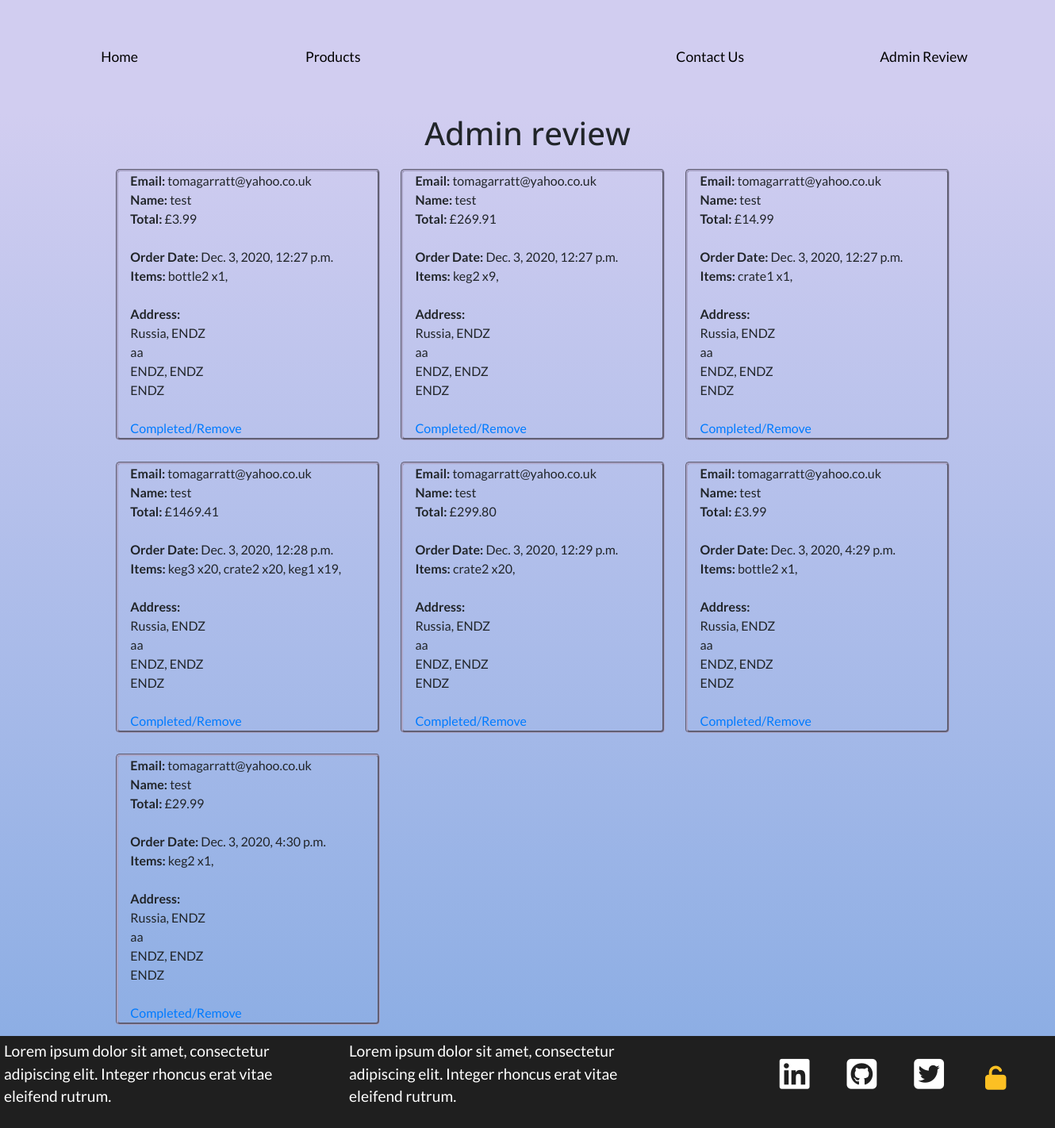
/admin_review (signed in), run on an earlier commit of the app's database.
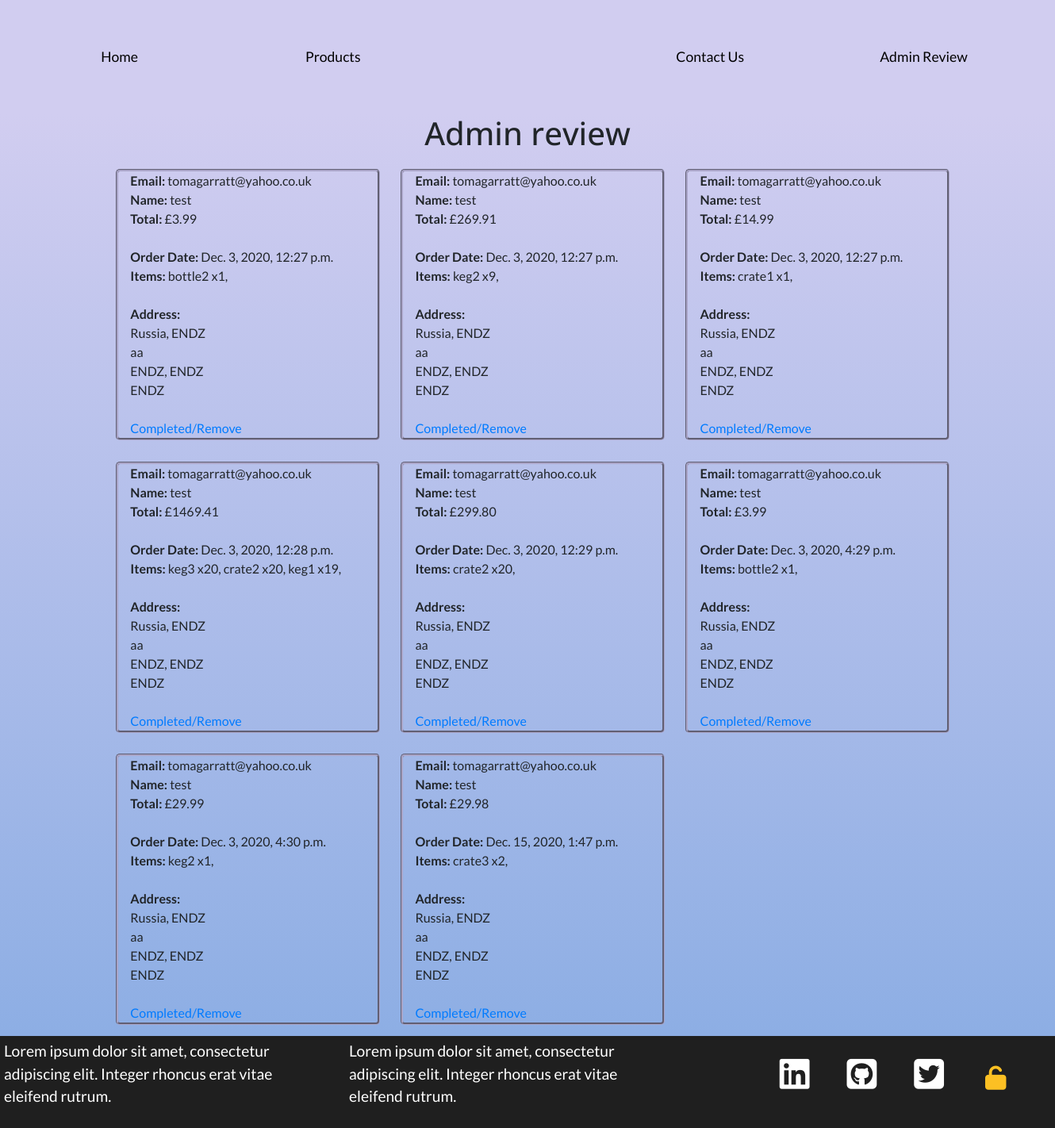
And on a later commit of the database.
### cart/models.py (models this page shows, shortened)
class CheckoutUserInfo(models.Model):
    user_email = models.EmailField(verbose_name='E-mail', max_length=30)
    user_name = models.CharField(verbose_name='Full name', max_length=60)
    user_country = models.CharField(verbose_name='Country', max_length=60)
    user_city = models.CharField(verbose_name='City', max_length=60)
    user_line1 = models.CharField(verbose_name='Address line 1', max_length=60)
    user_line2 = models.CharField(verbose_name='Address line 2', max_length=60)
    user_postcode = models.CharField(verbose_name='Postcode', max_length=60)
    user_countystate = models.CharField(verbose_name='County/State', max_length=60)
    user_price_total = models.DecimalField(max_digits=10, default=0, decimal_places=2)
    user_items = models.CharField(default="", max_length=1000)
    order_date = models.DateTimeField(
        blank=True, null=True, default=timezone.now)

### admin_review/views.py (the view)
# urls.py: path(r'admin_review', admin_review, name='admin_review'),
@staff_member_required(login_url='sign_in')
def admin_review(request):
    all_checkoutuserinfo = CheckoutUserInfo.objects.all()
    return render(request, "../templates/admin_review.html",
        {"all_checkoutuserinfo": all_checkoutuserinfo})

### templates/admin_review.html (shortened to what this page needs)
{%extends "base.html"%}
{%block heading%}
Admin review
{%endblock%}
{%block content%}
    <div class="order-list row">
        {%for all_checkoutuserinfo in all_checkoutuserinfo%}
            <div class="order col-lg-3 col-md-5 col-sm-10 col-10">
                <div>
                    <b>Email:  </b>{{all_checkoutuserinfo.user_email}}
                </div>
                <div>
                    <b>Name:  </b>{{all_checkoutuserinfo.user_name}}
                </div>
                <div>
                    <b>Total:  </b>£{{all_checkoutuserinfo.user_price_total}}
                </div>
                <br>
                <div>
                    <b>Order Date:  </b>{{all_checkoutuserinfo.order_date}}
                </div>
                <div>
                    <b>Items:  </b>{{all_checkoutuserinfo.user_items}}
                </div>
                <br>
                <div>
                    <div><b>Address: </b></div>
                    <div>{{all_checkoutuserinfo.user_country}}, {{all_checkoutuserinfo.user_city}}</div>
                    <div>{{all_checkoutuserinfo.user_countystate}}</div>
                    <div>{{all_checkoutuserinfo.user_line1}}, {{all_checkoutuserinfo.user_line2}}</div>
                    <div>{{all_checkoutuserinfo.user_postcode}}</div>
                </div>
                <br>
                <div>
                    <a href="{% url 'infopk_delete' all_checkoutuserinfo.id %}">Completed/Remove</a>
                </div>
            </div>
        {%endfor%}
    </div>
{%endblock%}

### templates/base.html (shortened to what this page needs)
{%load static%}
<html>
<head>
    <link rel="stylesheet" href="https://stackpath.bootstrapcdn.com/bootstrap/4.4.1/css/bootstrap.min.css">
    <link href="https://stackpath.bootstrapcdn.com/font-awesome/4.7.0/css/font-awesome.min.css" rel="stylesheet">
    <link rel="stylesheet" href="{%static 'css/main.css'%}">
</head>
<body>
    <nav class="navbar navbar-base navbar-expand-lg">
        <div class="collapse navbar-collapse justify-content-center row" id="navbarNav">
            <ul class="navbar-nav col-md-5 row">
                <li class="nav-item active col-md-6">
                    <a class="nav-link" href="{%url 'home'%}">Home</a>
                </li>
                <li class="nav-item col-6">
                    <a class="nav-link" href="{%url 'products'%}">Products</a>
                </li>
            </ul>
                <a class="nav-natura col-md-2" href="{%url 'home'%}"></a>
            <ul class="navbar-nav col-md-5 row">
                <li class="nav-item col-6">
                    <a class="nav-link nav-link-hp" href="{%url 'contact_us'%}">Contact Us</a>
                </li>
                {%if user.is_superuser %}
                    <li class="nav-item col-6">
                        <a class="nav-link" href="{%url 'admin_review'%}">Admin Review</a>
                    </li>
                {%endif%}
            </ul>
        </div>
    </nav>
<div class="content-page">
    <h1 class="page-title">
        {%block heading%}
        {%endblock%}
    </h1>
    <div>
        {%block content%}
        {%endblock%}
    </div>
</div>
<div>
    <footer class="footer">
        <div class="row">
            <div class="col-md-8 row">
                <div class="col-md-6">
                    <div>Lorem ipsum dolor sit amet, consectetur adipiscing elit. Integer rhoncus erat vitae eleifend rutrum.</div>
                </div>
                <div class="col-md-6">
                    <div>Lorem ipsum dolor sit amet, consectetur adipiscing elit. Integer rhoncus erat vitae eleifend rutrum.</div>
                </div>
            </div>
            <div class="col-md-4 footer-icons-mobile">
                <ul class="footer-list-ul">
                    <li class="footer-list-li">
                    <a href="https://www.linkedin.com/in/tom-garratt-303284168/" target="_blank" class="a-tag-footer"><i class="fa fa-linkedin-square"></i></a>
                    </li>
                    <li class="footer-list-li">
                    <a href="https://github.com/tgarratt" target="_blank" class="a-tag-footer"><i class="fa fa-github-square"></i></a>
                    </li>
                    <li class="footer-list-li">
                    <a href="https://twitter.com/Twitter" target="_blank" class="a-tag-footer"><i class="fa fa-twitter-square"></i></a>
                    </li>
                    {%if user.is_superuser %}
                    <li class="footer-list-li">
                    <a class="a-tag" href="{%url 'sign_out'%}"><i class="fa fa-unlock-alt sign-in" aria-hidden="true"></i></i></a>
                    </li>
                    {%else%}
                    <li class="footer-list-li">
                    <a class="a-tag" href="{%url 'sign_in'%}"><i class="fa fa-lock sign-in" aria-hidden="true"></i></a>
                    </li>
                    {%endif%}
                </ul>
            </div>
        </div>
    </footer>
</div>
</body>
</html>

### static/css/main.css (style rules this page uses)
body { font-family: 'Lato', sans-serif; height: 120% !important; width: 100%; }
.a-tag { color: #000; }
.page-title { text-align: center; font-family: 'Open Sans', sans-serif; }
li { list-style: none; }
.nav-link-hp { font-size: 1.1em; padding-left: 45px !important; padding-right: 45px !important; text-decoration: none; text-align: center; position: relative; color: #000; }
.nav-link-hp:before { content: ""; position: absolute; width: 100%; height: 2px; bottom: 0; left: 0; background-color: #FCC023; visibility: hidden; -webkit-transform: scaleX(0); transform: scaleX(0); -webkit-transition: all 0.3s ease-in-out 0s; transition: all 0.3s ease-in-out 0s; }
.content-page { background-image: linear-gradient(#D1CDF0, #8DAEE4); width: 100%; }
.navbar-base { background-color: #D1CDF0; }
.nav-natura { background-image: url('https://res.cloudinary.com/dus4luncp/image/upload/v1606916790/Natura-logo_otcw2l.png'); width: 8em; height: 8em; background-repeat: no-repeat; display: inline-block; background-size: contain; background-position: center; }
.nav-link { font-size: 1.1em; padding-left: 45px !important; padding-right: 45px !important; text-decoration: none; text-align: center; position: relative; color: #000; }
.nav-link:before { content: ""; position: absolute; width: 100%; height: 2px; bottom: 0; left: 0; background-color: #FCC023; visibility: hidden; -webkit-transform: scaleX(0); transform: scaleX(0); -webkit-transition: all 0.3s ease-in-out 0s; transition: all 0.3s ease-in-out 0s; }
.order { margin: 1%; border: rgb(169, 164, 199) 3px groove; border-radius: 5px; display: inline-block; width: 25%; }
.order-list { width: 100%; margin: auto; margin-left: 10%; margin-right: 9%; }
.footer { font-size: 1.2em; background-color: #1F1F1F; color: #ffff; padding: 5px; position: absolute; z-index: -10; }
.footer-list-ul { list-style: none; float: right; }
.footer-list-li { display: inline-block; font-size: 2.25em; margin: 0.5em; }
.a-tag-footer { color: #ffff; }
.sign-in { font-size: 0.7em; padding: 5px; color: #FCC023; position: relative; }

What changed in the data, as far as the page shows it:
added CheckoutUserInfo: user_email "tomagarratt@yahoo.co.uk", user_name "test", user_price_total "29.98", order_date "Dec. 15, 2020, 1:47 p.m.", user_items "crate3 x2,", user_country "Russia", user_city "ENDZ", user_countystate "aa", user_line1 "ENDZ", user_line2 "ENDZ", user_postcode "ENDZ"
